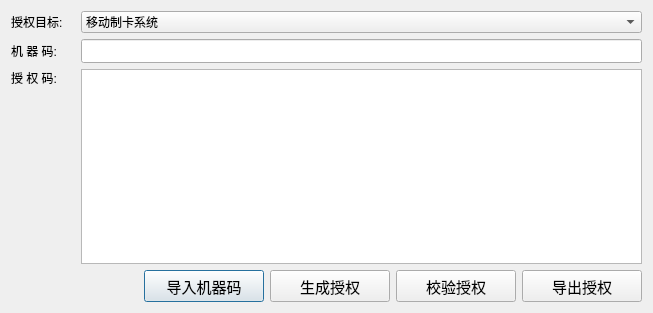
<?xml version="1.0" encoding="UTF-8"?>
<ui version="4.0">
 <class>Register</class>
 <widget class="QDialog" name="Register">
  <property name="geometry">
   <rect>
    <x>0</x>
    <y>0</y>
    <width>653</width>
    <height>313</height>
   </rect>
  </property>
  <property name="minimumSize">
   <size>
    <width>592</width>
    <height>248</height>
   </size>
  </property>
  <property name="windowTitle">
   <string>Register</string>
  </property>
  <layout class="QVBoxLayout" name="verticalLayout_4">
   <item>
    <layout class="QHBoxLayout" name="horizontalLayout">
     <item>
      <layout class="QVBoxLayout" name="verticalLayout_3">
       <item>
        <widget class="QLabel" name="label_4">
         <property name="minimumSize">
          <size>
           <width>64</width>
           <height>20</height>
          </size>
         </property>
         <property name="text">
          <string>授权目标:</string>
         </property>
        </widget>
       </item>
       <item>
        <spacer name="verticalSpacer_3">
         <property name="orientation">
          <enum>Qt::Vertical</enum>
         </property>
         <property name="sizeType">
          <enum>QSizePolicy::Fixed</enum>
         </property>
         <property name="sizeHint" stdset="0">
          <size>
           <width>20</width>
           <height>0</height>
          </size>
         </property>
        </spacer>
       </item>
      </layout>
     </item>
     <item>
      <widget class="QComboBox" name="SoftwareComboBox">
       <property name="sizePolicy">
        <sizepolicy hsizetype="Expanding" vsizetype="Fixed">
         <horstretch>0</horstretch>
         <verstretch>0</verstretch>
        </sizepolicy>
       </property>
       <property name="minimumSize">
        <size>
         <width>500</width>
         <height>20</height>
        </size>
       </property>
       <item>
        <property name="text">
         <string>移动制卡系统</string>
        </property>
       </item>
      </widget>
     </item>
    </layout>
   </item>
   <item>
    <layout class="QHBoxLayout" name="horizontalLayout_2">
     <item>
      <layout class="QVBoxLayout" name="verticalLayout_2">
       <item>
        <widget class="QLabel" name="label">
         <property name="minimumSize">
          <size>
           <width>64</width>
           <height>0</height>
          </size>
         </property>
         <property name="text">
          <string>机 器 码:</string>
         </property>
        </widget>
       </item>
       <item>
        <spacer name="verticalSpacer_2">
         <property name="orientation">
          <enum>Qt::Vertical</enum>
         </property>
         <property name="sizeType">
          <enum>QSizePolicy::Fixed</enum>
         </property>
         <property name="sizeHint" stdset="0">
          <size>
           <width>20</width>
           <height>0</height>
          </size>
         </property>
        </spacer>
       </item>
      </layout>
     </item>
     <item>
      <widget class="QLineEdit" name="lineEdit_HardwareCode">
       <property name="minimumSize">
        <size>
         <width>500</width>
         <height>24</height>
        </size>
       </property>
      </widget>
     </item>
    </layout>
   </item>
   <item>
    <layout class="QHBoxLayout" name="horizontalLayout_3">
     <item>
      <layout class="QVBoxLayout" name="verticalLayout">
       <item>
        <widget class="QLabel" name="label_2">
         <property name="minimumSize">
          <size>
           <width>64</width>
           <height>0</height>
          </size>
         </property>
         <property name="text">
          <string>授 权 码:</string>
         </property>
        </widget>
       </item>
       <item>
        <spacer name="verticalSpacer">
         <property name="orientation">
          <enum>Qt::Vertical</enum>
         </property>
         <property name="sizeHint" stdset="0">
          <size>
           <width>20</width>
           <height>40</height>
          </size>
         </property>
        </spacer>
       </item>
      </layout>
     </item>
     <item>
      <widget class="QTextEdit" name="textEdit_Registercode">
       <property name="enabled">
        <bool>true</bool>
       </property>
       <property name="minimumSize">
        <size>
         <width>500</width>
         <height>120</height>
        </size>
       </property>
       <property name="readOnly">
        <bool>false</bool>
       </property>
      </widget>
     </item>
    </layout>
   </item>
   <item>
    <layout class="QHBoxLayout" name="horizontalLayout_4">
     <item>
      <spacer name="horizontalSpacer">
       <property name="orientation">
        <enum>Qt::Horizontal</enum>
       </property>
       <property name="sizeHint" stdset="0">
        <size>
         <width>40</width>
         <height>20</height>
        </size>
       </property>
      </spacer>
     </item>
     <item>
      <widget class="QPushButton" name="ButtonImportMachineCode">
       <property name="minimumSize">
        <size>
         <width>120</width>
         <height>32</height>
        </size>
       </property>
       <property name="font">
        <font>
         <family>微软雅黑</family>
         <pointsize>11</pointsize>
        </font>
       </property>
       <property name="text">
        <string>导入机器码</string>
       </property>
      </widget>
     </item>
     <item>
      <widget class="QPushButton" name="ButtonRegister">
       <property name="minimumSize">
        <size>
         <width>120</width>
         <height>32</height>
        </size>
       </property>
       <property name="font">
        <font>
         <family>微软雅黑</family>
         <pointsize>11</pointsize>
        </font>
       </property>
       <property name="text">
        <string>生成授权</string>
       </property>
      </widget>
     </item>
     <item>
      <widget class="QPushButton" name="ButtonCheckLicense">
       <property name="minimumSize">
        <size>
         <width>120</width>
         <height>32</height>
        </size>
       </property>
       <property name="font">
        <font>
         <family>微软雅黑</family>
         <pointsize>11</pointsize>
        </font>
       </property>
       <property name="text">
        <string>校验授权</string>
       </property>
      </widget>
     </item>
     <item>
      <widget class="QPushButton" name="ButtonExport">
       <property name="minimumSize">
        <size>
         <width>120</width>
         <height>32</height>
        </size>
       </property>
       <property name="font">
        <font>
         <family>微软雅黑</family>
         <pointsize>11</pointsize>
        </font>
       </property>
       <property name="text">
        <string>导出授权</string>
       </property>
      </widget>
     </item>
    </layout>
   </item>
  </layout>
 </widget>
 <resources/>
 <connections/>
</ui>
